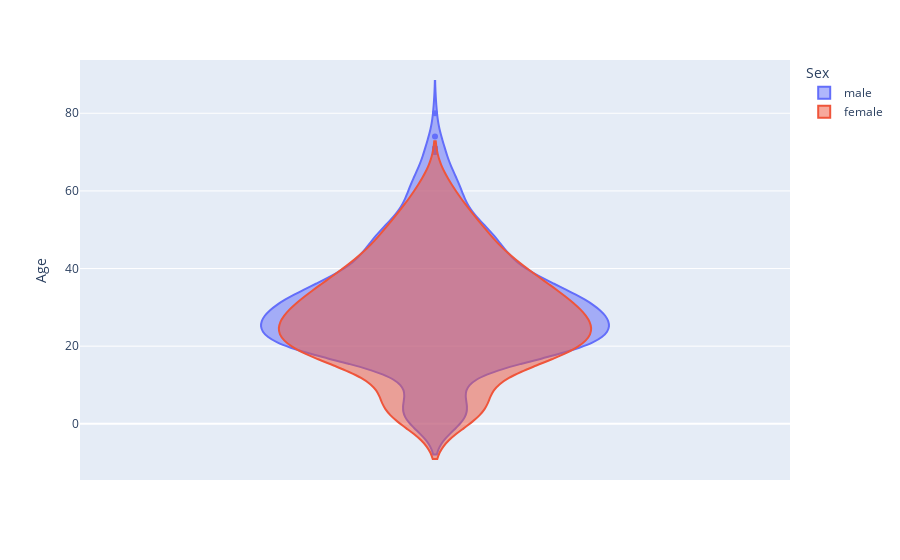

The code cell stored with this chart in its notebook:
### Code cell
df = px.data.tips()
fig = px.violin(data, y="Age", color="Sex",
                violinmode='overlay', # draw violins on top of each other
                # default violinmode is 'group' as in example above
                hover_data=data.columns)
fig.show()

### Figure 1 — Plotly figure (JSON) as saved in the notebook; plotly's stock layout.template omitted (floating-point values rounded to 4 significant figures; data arrays with more than 128 entries replaced by an {"elided": "..."} marker saying what was removed)
{"data": [{"alignmentgroup": "True", "box": {"visible": false}, "customdata": {"elided": "577x11 mixed values"}, "hovertemplate": "Sex=%{customdata[4]}<br>Age=%{y}<br>PassengerId=%{customdata[0]}<br>Survived=%{customdata[1]}<br>Pclass=%{customdata[2]}<br>Name=%{customdata[3]}<br>SibSp=%{customdata[5]}<br>Parch=%{customdata[6]}<br>Ticket=%{customdata[7]}<br>Fare=%{customdata[8]}<br>Cabin=%{customdata[9]}<br>Embarked=%{customdata[10]}<extra></extra>", "legendgroup": "male", "marker": {"color": "#636efa"}, "name": "male", "offsetgroup": "male", "orientation": "v", "scalegroup": "True", "showlegend": true, "type": "violin", "x0": " ", "xaxis": "x", "y": {"elided": "577 float values"}, "y0": " ", "yaxis": "y"}, {"alignmentgroup": "True", "box": {"visible": false}, "customdata": {"elided": "314x11 mixed values"}, "hovertemplate": "Sex=%{customdata[4]}<br>Age=%{y}<br>PassengerId=%{customdata[0]}<br>Survived=%{customdata[1]}<br>Pclass=%{customdata[2]}<br>Name=%{customdata[3]}<br>SibSp=%{customdata[5]}<br>Parch=%{customdata[6]}<br>Ticket=%{customdata[7]}<br>Fare=%{customdata[8]}<br>Cabin=%{customdata[9]}<br>Embarked=%{customdata[10]}<extra></extra>", "legendgroup": "female", "marker": {"color": "#EF553B"}, "name": "female", "offsetgroup": "female", "orientation": "v", "scalegroup": "True", "showlegend": true, "type": "violin", "x0": " ", "xaxis": "x", "y": {"elided": "314 float values"}, "y0": " ", "yaxis": "y"}], "layout": {"legend": {"title": {"text": "Sex"}, "tracegroupgap": 0}, "margin": {"t": 60}, "violinmode": "overlay", "xaxis": {"anchor": "y", "domain": [0, 1]}, "yaxis": {"anchor": "x", "domain": [0, 1], "title": {"text": "Age"}}}}
